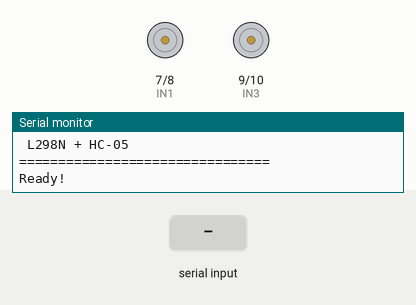
A sketch run on a simulated Arduino Uno, built with avr-gcc and run on an emulated ATmega328P. Parts: motor-driver pin pairs drawn as motors (green arrow = first pin HIGH = forward, orange = second pin HIGH = backward, longer = more drive, scaled by the enable pin), the last lines printed to the serial monitor. The test bench sets the inputs (shaded band).

Above: at 1.2 s.
1.3 s: "F" received over the second serial link
At 1.8 s:
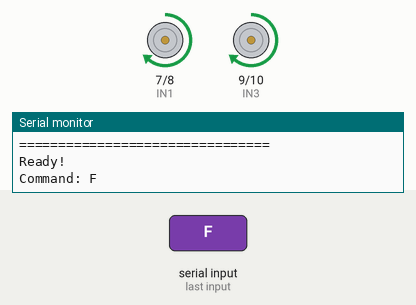
2.8 s: "B" received over the second serial link
At 4.0 s:
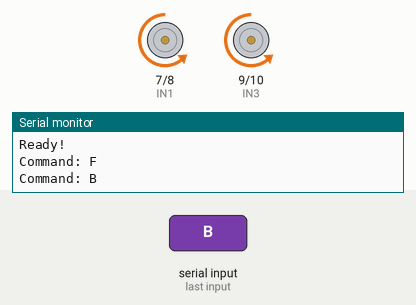
4.3 s: "R" received over the second serial link
At 5.2 s:
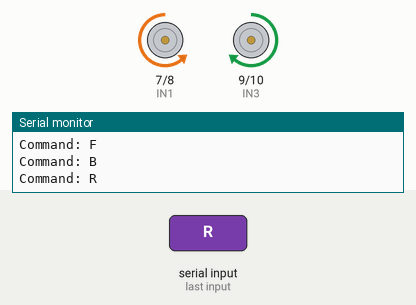
5.8 s: "L" received over the second serial link
At 6.4 s:
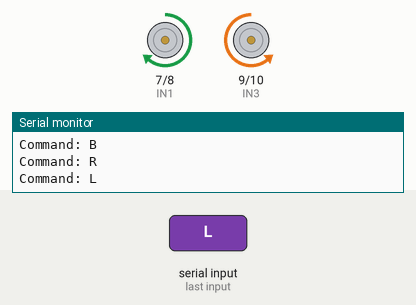
7.3 s: "G" received over the second serial link
At 8.5 s:
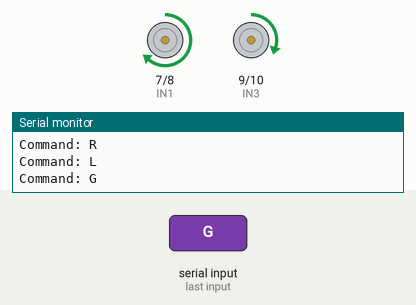
8.8 s: "H" received over the second serial link
At 9.9 s:
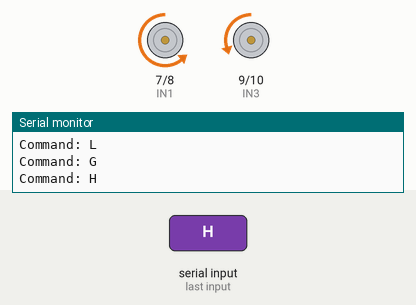
Timing chart, 0 to 11.3 s (numbered marks = the images above; inputs shaded):
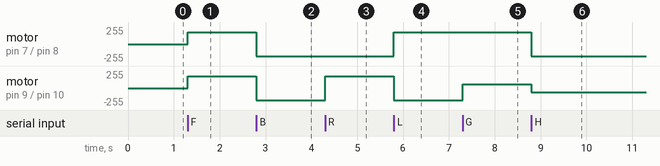

Measured:
- after the input at 1.3 s, motor on pin 7 (IN1) / pin 8 (IN2), motor on pin 9 (IN3) / pin 10 (IN4): stopped → forward 180/255 at once
- after the input at 2.8 s, motor on pin 7 (IN1) / pin 8 (IN2), motor on pin 9 (IN3) / pin 10 (IN4): forward 180/255 → backward 180/255 at once
- after the input at 4.3 s, motor on pin 9 (IN3) / pin 10 (IN4): backward 180/255 → forward 180/255 at once
- after the input at 5.8 s, motor on pin 7 (IN1) / pin 8 (IN2): backward 180/255 → forward 180/255 at once; motor on pin 9 (IN3) / pin 10 (IN4): forward 180/255 → backward 180/255 at once
- after the input at 7.3 s, motor on pin 9 (IN3) / pin 10 (IN4): backward 180/255 → forward 60/255 at once
- after the input at 8.8 s, motor on pin 7 (IN1) / pin 8 (IN2): forward 180/255 → backward 180/255 at once; motor on pin 9 (IN3) / pin 10 (IN4): forward 60/255 → backward 60/255 at once

The sketch:

final_proto_type_running_code_.ino
```cpp
#include <Arduino.h>
#include <SoftwareSerial.h>

// =====================================================
// HC-05 BLUETOOTH
// =====================================================

// Arduino D11 = RX <- HC-05 TX
// Arduino D12 = TX -> HC-05 RX through voltage divider
SoftwareSerial bluetoothSerial(11, 12);

// =====================================================
// L298N MOTOR DRIVER
// =====================================================

// RIGHT SIDE MOTORS
const int ENA = 5;
const int IN1 = 7;
const int IN2 = 8;

// LEFT SIDE MOTORS
const int ENB = 6;
const int IN3 = 9;
const int IN4 = 10;

// =====================================================
// SPEED
// =====================================================

int speed = 180;

// Turning speed reduction
int speed_reducing_factor = 3;

// =====================================================
// FUNCTION DECLARATIONS
// =====================================================

void Forward();
void Backward();
void TurnLeft();
void TurnRight();
void ForwardLeft();
void BackwardLeft();
void ForwardRight();
void BackwardRight();
void Stop();

// =====================================================
// SETUP
// =====================================================

void setup()
{
    // L298N pins
    pinMode(ENA, OUTPUT);
    pinMode(IN1, OUTPUT);
    pinMode(IN2, OUTPUT);

    pinMode(ENB, OUTPUT);
    pinMode(IN3, OUTPUT);
    pinMode(IN4, OUTPUT);

    // Stop motors at startup
    Stop();

    // Bluetooth
    bluetoothSerial.begin(9600);

    // USB Serial Monitor
    Serial.begin(9600);

    Serial.println("================================");
    Serial.println(" Arduino UNO Bluetooth Car");
    Serial.println(" L298N + HC-05");
    Serial.println("================================");
    Serial.println("Ready!");
}

// =====================================================
// LOOP
// =====================================================

void loop()
{
    if (bluetoothSerial.available() > 0)
    {
        char command = bluetoothSerial.read();

        Serial.print("Command: ");
        Serial.println(command);

        // =================================================
        // MOVEMENT
        // =================================================

        if (command == 'F')
        {
            Forward();
        }
        else if (command == 'B')
        {
            Backward();
        }
        else if (command == 'R')
        {
            TurnRight();
        }
        else if (command == 'L')
        {
            TurnLeft();
        }
        else if (command == 'G')
        {
            ForwardLeft();
        }
        else if (command == 'H')
        {
            BackwardLeft();
        }
        else if (command == 'I')
        {
            ForwardRight();
        }
        else if (command == 'J')
        {
            BackwardRight();
        }
        else if (command == 'S')
        {
            Stop();
        }

        // =================================================
        // SPEED CONTROL
        // =================================================

        else if (command == '0')
        {
            speed = 120;
        }
        else if (command == '1')
        {
            speed = 135;
        }
        else if (command == '2')
        {
            speed = 150;
        }
        else if (command == '3')
        {
            speed = 165;
        }
        else if (command == '4')
        {
            speed = 180;
        }
        else if (command == '5')
        {
            speed = 195;
        }
        else if (command == '6')
        {
            speed = 210;
        }
        else if (command == '7')
        {
            speed = 225;
        }
        else if (command == '8')
        {
            speed = 240;
        }
        else if (command == '9')
        {
            speed = 255;
        }
        else if (command == 'q')
        {
            speed = 255;
        }
    }
}

// =====================================================
// FORWARD
// =====================================================

void Forward()
{
    // Right motor
    digitalWrite(IN1, HIGH);
    digitalWrite(IN2, LOW);

    // Left motor
    digitalWrite(IN3, HIGH);
    digitalWrite(IN4, LOW);

    analogWrite(ENA, speed);
    analogWrite(ENB, speed);
}

// =====================================================
// BACKWARD
// =====================================================

void Backward()
{
    // Right motor
    digitalWrite(IN1, LOW);
    digitalWrite(IN2, HIGH);

    // Left motor
    digitalWrite(IN3, LOW);
    digitalWrite(IN4, HIGH);

    analogWrite(ENA, speed);
    analogWrite(ENB, speed);
}

// =====================================================
// TURN LEFT
// =====================================================

void TurnLeft()
{
    // Right motor forward
    digitalWrite(IN1, HIGH);
    digitalWrite(IN2, LOW);

    // Left motor backward
    digitalWrite(IN3, LOW);
    digitalWrite(IN4, HIGH);

    analogWrite(ENA, speed);
    analogWrite(ENB, speed);
}

// =====================================================
// TURN RIGHT
// =====================================================

void TurnRight()
{
    // Right motor backward
    digitalWrite(IN1, LOW);
    digitalWrite(IN2, HIGH);

    // Left motor forward
    digitalWrite(IN3, HIGH);
    digitalWrite(IN4, LOW);

    analogWrite(ENA, speed);
    analogWrite(ENB, speed);
}

// =====================================================
// FORWARD LEFT
// =====================================================

void ForwardLeft()
{
    // Right motor full speed
    digitalWrite(IN1, HIGH);
    digitalWrite(IN2, LOW);

    // Left motor slow
    digitalWrite(IN3, HIGH);
    digitalWrite(IN4, LOW);

    analogWrite(ENA, speed);
    analogWrite(ENB, speed / speed_reducing_factor);
}

// =====================================================
// BACKWARD LEFT
// =====================================================

void BackwardLeft()
{
    // Right motor full speed
    digitalWrite(IN1, LOW);
    digitalWrite(IN2, HIGH);

    // Left motor slow
    digitalWrite(IN3, LOW);
    digitalWrite(IN4, HIGH);

    analogWrite(ENA, speed);
    analogWrite(ENB, speed / speed_reducing_factor);
}

// =====================================================
// FORWARD RIGHT
// =====================================================

void ForwardRight()
{
    // Right motor slow
    digitalWrite(IN1, HIGH);
    digitalWrite(IN2, LOW);

    // Left motor full speed
    digitalWrite(IN3, HIGH);
    digitalWrite(IN4, LOW);

    analogWrite(ENA, speed / speed_reducing_factor);
    analogWrite(ENB, speed);
}

// =====================================================
// BACKWARD RIGHT
// =====================================================

void BackwardRight()
{
    // Right motor slow
    digitalWrite(IN1, LOW);
    digitalWrite(IN2, HIGH);

    // Left motor full speed
    digitalWrite(IN3, LOW);
    digitalWrite(IN4, HIGH);

    analogWrite(ENA, speed / speed_reducing_factor);
    analogWrite(ENB, speed);
}

// =====================================================
// STOP
// =====================================================

void Stop()
{
    // Stop right motor
    digitalWrite(IN1, LOW);
    digitalWrite(IN2, LOW);

    // Stop left motor
    digitalWrite(IN3, LOW);
    digitalWrite(IN4, LOW);

    analogWrite(ENA, 0);
    analogWrite(ENB, 0);
}
```
